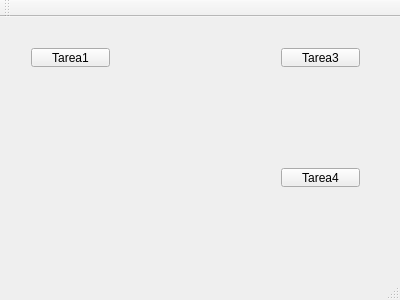
<?xml version="1.0" encoding="UTF-8"?>
<ui version="4.0">
 <class>MainWindow</class>
 <widget class="QMainWindow" name="MainWindow">
  <property name="geometry">
   <rect>
    <x>0</x>
    <y>0</y>
    <width>400</width>
    <height>300</height>
   </rect>
  </property>
  <property name="windowTitle">
   <string>MainWindow</string>
  </property>
  <widget class="QWidget" name="centralWidget">
   <widget class="QWidget" name="gridLayoutWidget">
    <property name="geometry">
     <rect>
      <x>20</x>
      <y>20</y>
      <width>101</width>
      <height>41</height>
     </rect>
    </property>
    <layout class="QGridLayout" name="gridLayout">
     <item row="0" column="0">
      <widget class="QPushButton" name="tarea1btn">
       <property name="text">
        <string>Tarea1</string>
       </property>
      </widget>
     </item>
    </layout>
   </widget>
   <widget class="QWidget" name="gridLayoutWidget_2">
    <property name="geometry">
     <rect>
      <x>270</x>
      <y>20</y>
      <width>101</width>
      <height>41</height>
     </rect>
    </property>
    <layout class="QGridLayout" name="gridLayout_2">
     <item row="0" column="0">
      <widget class="QPushButton" name="tarea3btn">
       <property name="text">
        <string>Tarea3</string>
       </property>
      </widget>
     </item>
    </layout>
   </widget>
   <widget class="QWidget" name="gridLayoutWidget_3">
    <property name="geometry">
     <rect>
      <x>270</x>
      <y>140</y>
      <width>101</width>
      <height>41</height>
     </rect>
    </property>
    <layout class="QGridLayout" name="gridLayout_3">
     <item row="0" column="0">
      <widget class="QPushButton" name="tarea4btn">
       <property name="text">
        <string>Tarea4</string>
       </property>
      </widget>
     </item>
    </layout>
   </widget>
  </widget>
  <widget class="QMenuBar" name="menuBar">
   <property name="geometry">
    <rect>
     <x>0</x>
     <y>0</y>
     <width>400</width>
     <height>20</height>
    </rect>
   </property>
  </widget>
  <widget class="QToolBar" name="mainToolBar">
   <attribute name="toolBarArea">
    <enum>TopToolBarArea</enum>
   </attribute>
   <attribute name="toolBarBreak">
    <bool>false</bool>
   </attribute>
  </widget>
  <widget class="QStatusBar" name="statusBar"/>
 </widget>
 <layoutdefault spacing="6" margin="11"/>
 <resources/>
 <connections/>
</ui>
